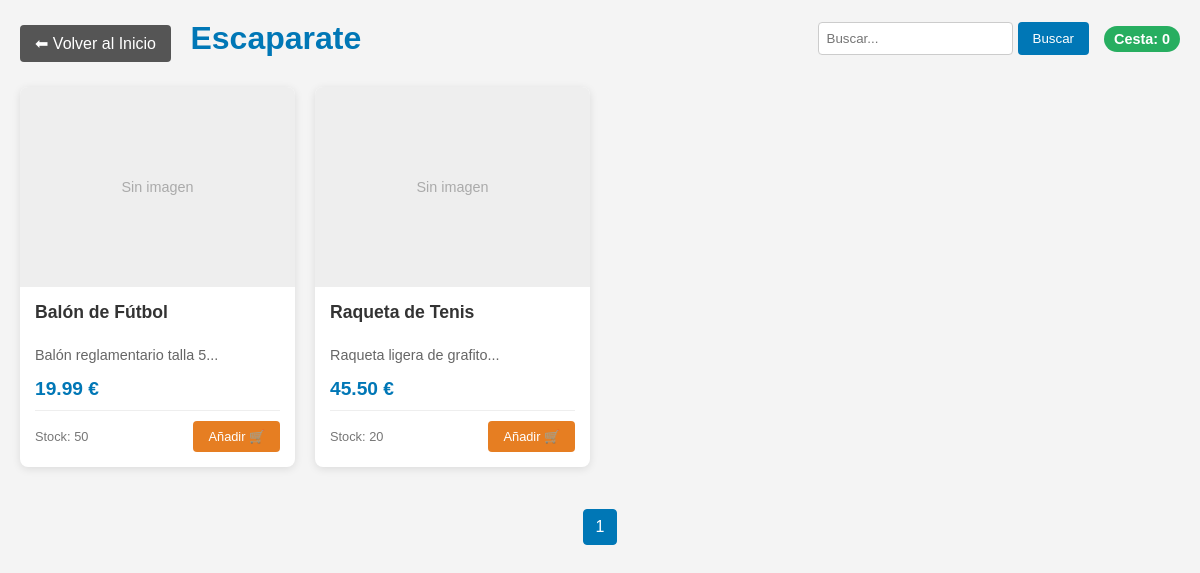
Page /catalog.php (signed in) on the committed database.
### tables this page shows
CREATE TABLE IF NOT EXISTS products (
    id INT AUTO_INCREMENT PRIMARY KEY,
    name VARCHAR(100) NOT NULL,
    description TEXT,
    price DECIMAL(10, 2) NOT NULL,
    stock INT DEFAULT 0,
    image VARCHAR(255),  
    created_at TIMESTAMP DEFAULT CURRENT_TIMESTAMP
);

### public/catalog.php (the view, shortened to what this page needs)
<?php
require_once __DIR__ . '/../app/pdo.php';
$registros_por_pagina = 2;
$pagina_actual = isset($_GET['page']) ? (int)$_GET['page'] : 1;
$busqueda = isset($_GET['q']) ? trim($_GET['q']) : '';
try {
    $sql_count = "SELECT COUNT(*) FROM products WHERE name LIKE :search";
    $stmt_count = $pdo->prepare($sql_count);
    $stmt_count->execute([':search' => "%$busqueda%"]);
    $total_registros = $stmt_count->fetchColumn();
    $total_paginas = ceil($total_registros / $registros_por_pagina);
    $offset = ($pagina_actual - 1) * $registros_por_pagina;
    $sql_data = "SELECT * FROM products WHERE name LIKE :search LIMIT " . (int)$registros_por_pagina . " OFFSET " . (int)$offset;
    $stmt = $pdo->prepare($sql_data);
    $stmt->execute([':search' => "%$busqueda%"]);
    $products = $stmt->fetchAll();
} catch (PDOException $e) {
    die("Error: " . $e->getMessage());
}
$cart_count = isset($_SESSION['cart']) ? array_sum($_SESSION['cart']) : 0;
?>
<!DOCTYPE html>
<html lang="es">
<head>
</head>
<body>
    <div class="top-bar">
        <div>
            <a href="index.php" class="btn-back">⬅ Volver al Inicio</a>
            <h1 style="display:inline; margin-left: 15px; color: #0077b6;">Escaparate</h1>
        </div>
        <div style="display: flex; gap: 15px; align-items: center;">
            <form class="search-form" method="GET">
                <input type="text" name="q" placeholder="Buscar..." value="<?php echo htmlspecialchars($busqueda); ?>">
                <button type="submit">Buscar</button>
            </form>
            <a href="my_orders.php" class="cart-badge">
            Cesta: <?php echo $cart_count; ?>
            </a>
        </div>
    </div>
    <?php if (count($products) > 0): ?>
        <div class="product-grid">
            <?php foreach ($products as $p): ?>
                <div class="product-card">
                    <div class="card-img-container">
                        <?php if (!empty($p['image'])): ?>
                            <img src="<?php echo htmlspecialchars($p['image']); ?>" class="card-img" alt="<?php echo htmlspecialchars($p['name']); ?>">
                        <?php else: ?>
                            <span class="no-img">Sin imagen</span>
                        <?php endif; ?>
                    </div>
                    <div class="card-body">
                        <h3 class="card-title"><?php echo htmlspecialchars($p['name']); ?></h3>
                        <p class="card-desc"><?php echo htmlspecialchars(substr($p['description'], 0, 80)) . '...'; ?></p>
                        <div class="card-price"><?php echo number_format($p['price'], 2); ?> €</div>
                        <div class="card-footer">
                            <span>Stock: <?php echo $p['stock']; ?></span>
                            <form method="POST" action="cart_add.php">
                                <button type="submit" class="btn-buy">Añadir 🛒</button>
                            </form>
                        </div>
                    </div>
                </div>
            <?php endforeach; ?>
        </div>
        <div class="pagination">
            <?php for ($i = 1; $i <= $total_paginas; $i++): ?>
                <a href="?page=<?php echo $i; ?>&q=<?php echo urlencode($busqueda); ?>" class="<?php echo $i === $pagina_actual ? 'active' : ''; ?>"><?php echo $i; ?></a>
            <?php endfor; ?>
        </div>
    <?php else: ?>
        <p style="text-align: center; font-size: 1.2em; color: #666; margin-top: 50px;">No encontramos productos.</p>
    <?php endif; ?>
</body>
</html>

### public/catalog.php (style rules this page uses)
body { font-family: sans-serif; margin: 0; padding: 20px; background-color: #f4f4f4; }
.top-bar { display: flex; justify-content: space-between; align-items: center; margin-bottom: 30px; }
.btn-back { background: #555; color: white; text-decoration: none; padding: 10px 15px; border-radius: 4px; }
.search-form { display: flex; gap: 5px; }
.search-form input { padding: 8px; border: 1px solid #ccc; border-radius: 4px; }
.search-form button { background: #0077b6; color: white; border: none; padding: 8px 15px; border-radius: 4px; cursor: pointer; }
.product-grid { display: grid; grid-template-columns: repeat(auto-fill, minmax(250px, 1fr)); gap: 20px; }
.product-card { background: white; border-radius: 8px; overflow: hidden; box-shadow: 0 2px 8px rgba(0,0,0,0.1); transition: transform 0.2s; display: flex; flex-direction: column; }
.card-img-container { width: 100%; height: 200px; background-color: #eee; display: flex; align-items: center; justify-content: center; overflow: hidden; }
.no-img { color: #aaa; font-size: 0.9em; }
.card-body { padding: 15px; flex-grow: 1; display: flex; flex-direction: column; }
.card-title { margin: 0 0 10px; font-size: 1.1em; color: #333; }
.card-desc { font-size: 0.9em; color: #666; flex-grow: 1; margin-bottom: 15px; }
.card-price { font-size: 1.2em; font-weight: bold; color: #0077b6; margin-bottom: 10px; }
.card-footer { margin-top: auto; padding-top: 10px; border-top: 1px solid #eee; display: flex; justify-content: space-between; align-items: center; color: #777; font-size: 0.8em; }
.btn-buy { background-color: #e67e22; color: white; border: none; padding: 8px 15px; border-radius: 4px; cursor: pointer; font-size: 1em; }
.pagination { margin-top: 40px; text-align: center; }
.pagination a { display: inline-block; padding: 8px 12px; margin: 2px; background: white; border: 1px solid #ddd; text-decoration: none; color: #333; border-radius: 4px; }
.pagination a.active { background: #0077b6; color: white; border-color: #0077b6; }
.cart-badge { background: #27ae60; color: white; padding: 5px 10px; border-radius: 20px; text-decoration: none; font-weight: bold; font-size: 0.9em; }

### rows in the picture
products: shows "Sin imagen", name "Balón de Fútbol", description "Balón reglamentario talla 5", price "19.99", stock "50"
products: shows "Sin imagen", name "Raqueta de Tenis", description "Raqueta ligera de grafito", price "45.50", stock "20"

### other values in the picture
$cart_count "0"
